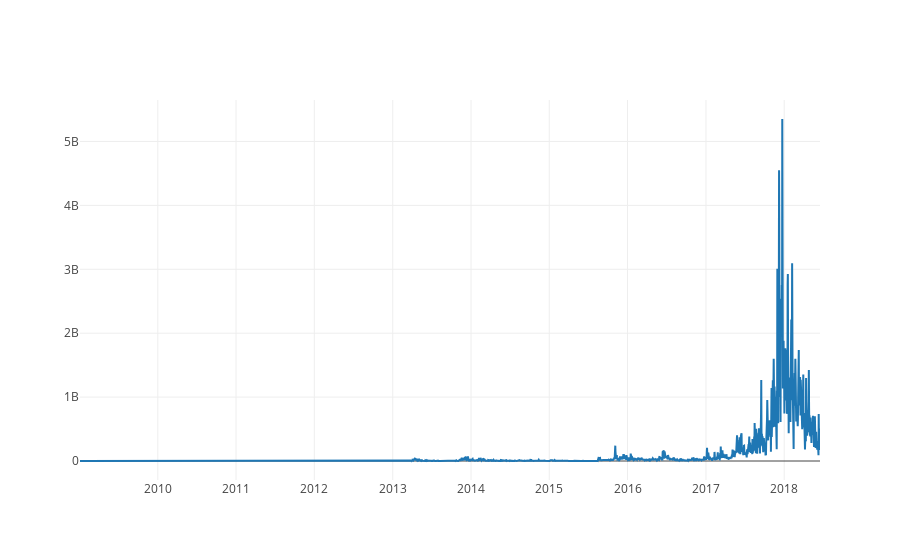

The notebook cell this image was saved under:
### Code cell
# Gráfico del volumen de cambio USD/BTC
number_exchange_trade_btc = go.Scatter(x=exchange_trade_btc.index, y=exchange_trade_btc.Value)
py.iplot([number_exchange_trade_btc])

### Figure 1 — Plotly figure (JSON) as saved in the notebook; plotly's stock layout.template omitted (floating-point values rounded to 4 significant figures; data arrays with more than 128 entries replaced by an {"elided": "..."} marker saying what was removed)
{"data": [{"type": "scatter", "x": {"elided": "3453 str values"}, "y": {"elided": "3453 float values"}}], "layout": {}}
